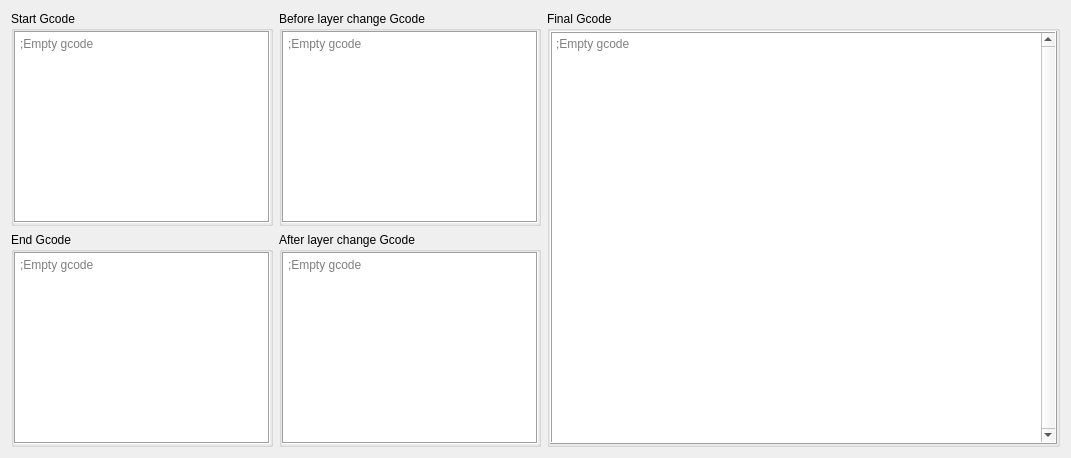
      <widget class="QWidget" name="GcodeTab">
       <attribute name="title">
        <string>G-Code</string>
       </attribute>
       <layout class="QHBoxLayout" name="horizontalLayout_6">
        <item>
         <layout class="QVBoxLayout" name="verticalLayout">
          <item>
           <widget class="QGroupBox" name="groupBox">
            <property name="title">
             <string>Start Gcode</string>
            </property>
            <layout class="QVBoxLayout" name="verticalLayout_9">
             <property name="leftMargin">
              <number>0</number>
             </property>
             <property name="topMargin">
              <number>0</number>
             </property>
             <property name="rightMargin">
              <number>0</number>
             </property>
             <property name="bottomMargin">
              <number>0</number>
             </property>
             <item>
              <widget class="QTextEdit" name="SGcode">
               <property name="frameShape">
                <enum>QFrame::Box</enum>
               </property>
               <property name="placeholderText">
                <string>;Empty gcode</string>
               </property>
              </widget>
             </item>
            </layout>
           </widget>
          </item>
          <item>
           <widget class="QGroupBox" name="groupBox_2">
            <property name="title">
             <string>End Gcode</string>
            </property>
            <property name="flat">
             <bool>false</bool>
            </property>
            <layout class="QVBoxLayout" name="verticalLayout_7">
             <property name="leftMargin">
              <number>0</number>
             </property>
             <property name="topMargin">
              <number>0</number>
             </property>
             <property name="rightMargin">
              <number>0</number>
             </property>
             <property name="bottomMargin">
              <number>0</number>
             </property>
             <item>
              <widget class="QTextEdit" name="EGcode">
               <property name="frameShape">
                <enum>QFrame::Box</enum>
               </property>
               <property name="placeholderText">
                <string>;Empty gcode</string>
               </property>
              </widget>
             </item>
            </layout>
           </widget>
          </item>
         </layout>
        </item>
        <item>
         <layout class="QVBoxLayout" name="verticalLayout_12">
          <property name="rightMargin">
           <number>0</number>
          </property>
          <item>
           <widget class="QGroupBox" name="groupBox_3">
            <property name="title">
             <string>Before layer change Gcode</string>
            </property>
            <layout class="QHBoxLayout" name="horizontalLayout_8">
             <property name="leftMargin">
              <number>0</number>
             </property>
             <property name="topMargin">
              <number>0</number>
             </property>
             <property name="rightMargin">
              <number>0</number>
             </property>
             <property name="bottomMargin">
              <number>0</number>
             </property>
             <item>
              <widget class="QTextEdit" name="BLGcode">
               <property name="sizePolicy">
                <sizepolicy hsizetype="MinimumExpanding" vsizetype="MinimumExpanding">
                 <horstretch>0</horstretch>
                 <verstretch>0</verstretch>
                </sizepolicy>
               </property>
               <property name="minimumSize">
                <size>
                 <width>0</width>
                 <height>0</height>
                </size>
               </property>
               <property name="frameShape">
                <enum>QFrame::Box</enum>
               </property>
               <property name="frameShadow">
                <enum>QFrame::Sunken</enum>
               </property>
               <property name="verticalScrollBarPolicy">
                <enum>Qt::ScrollBarAsNeeded</enum>
               </property>
               <property name="horizontalScrollBarPolicy">
                <enum>Qt::ScrollBarAsNeeded</enum>
               </property>
               <property name="sizeAdjustPolicy">
                <enum>QAbstractScrollArea::AdjustToContents</enum>
               </property>
               <property name="documentTitle">
                <string>GCode</string>
               </property>
               <property name="lineWrapMode">
                <enum>QTextEdit::FixedPixelWidth</enum>
               </property>
               <property name="readOnly">
                <bool>false</bool>
               </property>
               <property name="placeholderText">
                <string>;Empty gcode</string>
               </property>
              </widget>
             </item>
            </layout>
           </widget>
          </item>
          <item>
           <widget class="QGroupBox" name="groupBox_4">
            <property name="title">
             <string>After layer change Gcode</string>
            </property>
            <layout class="QHBoxLayout" name="horizontalLayout_9">
             <property name="leftMargin">
              <number>0</number>
             </property>
             <property name="topMargin">
              <number>0</number>
             </property>
             <property name="rightMargin">
              <number>0</number>
             </property>
             <property name="bottomMargin">
              <number>0</number>
             </property>
             <item>
              <widget class="QTextEdit" name="ALGcode">
               <property name="sizePolicy">
                <sizepolicy hsizetype="Expanding" vsizetype="Expanding">
                 <horstretch>0</horstretch>
                 <verstretch>0</verstretch>
                </sizepolicy>
               </property>
               <property name="minimumSize">
                <size>
                 <width>0</width>
                 <height>0</height>
                </size>
               </property>
               <property name="frameShape">
                <enum>QFrame::Box</enum>
               </property>
               <property name="placeholderText">
                <string>;Empty gcode</string>
               </property>
              </widget>
             </item>
            </layout>
           </widget>
          </item>
         </layout>
        </item>
        <item>
         <widget class="QGroupBox" name="groupBox_5">
          <property name="title">
           <string>Final Gcode</string>
          </property>
          <layout class="QVBoxLayout" name="verticalLayout_13">
           <property name="leftMargin">
            <number>0</number>
           </property>
           <property name="topMargin">
            <number>0</number>
           </property>
           <property name="rightMargin">
            <number>0</number>
           </property>
           <property name="bottomMargin">
            <number>0</number>
           </property>
           <item>
            <widget class="QTextEdit" name="gcode">
             <property name="sizePolicy">
              <sizepolicy hsizetype="MinimumExpanding" vsizetype="Expanding">
               <horstretch>0</horstretch>
               <verstretch>0</verstretch>
              </sizepolicy>
             </property>
             <property name="minimumSize">
              <size>
               <width>507</width>
               <height>0</height>
              </size>
             </property>
             <property name="frameShape">
              <enum>QFrame::Box</enum>
             </property>
             <property name="frameShadow">
              <enum>QFrame::Raised</enum>
             </property>
             <property name="verticalScrollBarPolicy">
              <enum>Qt::ScrollBarAlwaysOn</enum>
             </property>
             <property name="placeholderText">
              <string>;Empty gcode</string>
             </property>
            </widget>
           </item>
          </layout>
         </widget>
        </item>
       </layout>
      </widget>
